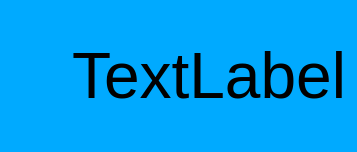
<?xml version="1.0" encoding="UTF-8"?>
<ui version="4.0">
 <class>MainWindow</class>
 <widget class="QMainWindow" name="MainWindow">
  <property name="geometry">
   <rect>
    <x>0</x>
    <y>0</y>
    <width>357</width>
    <height>152</height>
   </rect>
  </property>
  <property name="windowTitle">
   <string>Warning</string>
  </property>
  <property name="styleSheet">
   <string notr="true">background-color: rgb(0, 170, 255);</string>
  </property>
  <widget class="QWidget" name="centralWidget">
   <layout class="QGridLayout">
    <item row="0" column="1">
     <widget class="QLabel" name="label">
      <property name="font">
       <font>
        <family>MS Shell Dlg 2</family>
        <pointsize>48</pointsize>
        <weight>9</weight>
        <italic>false</italic>
        <bold>false</bold>
       </font>
      </property>
      <property name="styleSheet">
       <string notr="true">font: 75 48pt &quot;MS Shell Dlg 2&quot;;</string>
      </property>
      <property name="text">
       <string>TextLabel</string>
      </property>
     </widget>
    </item>
    <item row="0" column="0">
     <widget class="QLabel" name="logo">
      <property name="text">
       <string/>
      </property>
     </widget>
    </item>
   </layout>
  </widget>
 </widget>
 <layoutdefault spacing="6" margin="11"/>
 <resources/>
 <connections/>
</ui>
